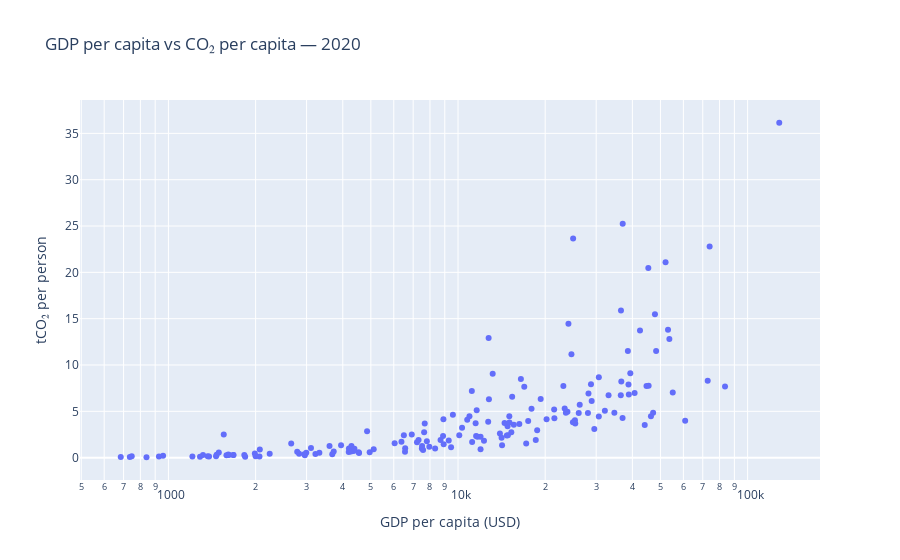

Notebook cell for this chart:
### Markdown cell above
# Scatter: GDP per capita vs CO₂ per capita (hover + log scale)

### Code cell
year = 2020  # change as needed
scatter = co2[(co2['year']==year) & co2['co2_per_capita'].notna()]

if 'gdp_per_capita' in scatter.columns:
    fig = px.scatter(scatter, x='gdp_per_capita', y='co2_per_capita',
                     hover_name='country',
                     title=f'GDP per capita vs CO₂ per capita — {year}',
                     labels={'gdp_per_capita':'GDP per capita (USD)',
                             'co2_per_capita':'tCO₂ per person'})
    fig.update_xaxes(type='log')
    fig.show()
else:
    print("gdp_per_capita not available; computed earlier if gdp and population exist.")

### Figure 1 — Plotly figure (JSON) as saved in the notebook; plotly's stock layout.template omitted (floating-point values rounded to 4 significant figures; data arrays with more than 128 entries replaced by an {"elided": "..."} marker saying what was removed)
{"data": [{"hovertemplate": "<b>%{hovertext}</b><br><br>GDP per capita (USD)=%{x}<br>tCO₂ per person=%{y}<extra></extra>", "hovertext": {"elided": "231 str values"}, "legendgroup": "", "marker": {"color": "#636efa", "symbol": "circle"}, "mode": "markers", "name": "", "orientation": "v", "showlegend": false, "type": "scatter", "x": {"elided": "231 float values"}, "xaxis": "x", "y": {"elided": "231 float values"}, "yaxis": "y"}], "layout": {"legend": {"tracegroupgap": 0}, "title": {"text": "GDP per capita vs CO₂ per capita — 2020"}, "xaxis": {"anchor": "y", "domain": [0, 1], "title": {"text": "GDP per capita (USD)"}, "type": "log"}, "yaxis": {"anchor": "x", "domain": [0, 1], "title": {"text": "tCO₂ per person"}}}}
